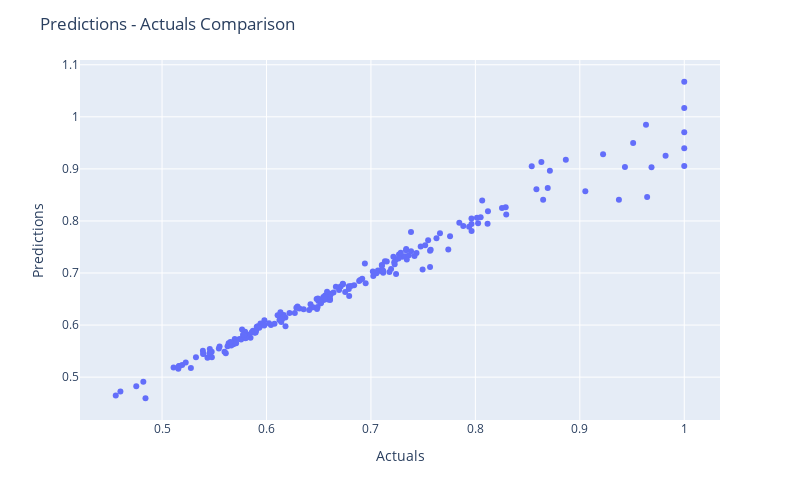

Source (notebook cell):
### Code cell
fig = px.scatter(res_ann, x="Actuals", y="Predictions")

fig.update_layout(
    autosize=False,
    width=800,
    height=500,
    title_text="Predictions - Actuals Comparison",
)

fig.show()

### Figure 1 — Plotly figure (JSON) as saved in the notebook; plotly's stock layout.template omitted (floating-point values rounded to 4 significant figures; data arrays with more than 128 entries replaced by an {"elided": "..."} marker saying what was removed)
{"data": [{"hovertemplate": "Actuals=%{x}<br>Predictions=%{y}<extra></extra>", "legendgroup": "", "marker": {"color": "#636efa", "symbol": "circle"}, "mode": "markers", "name": "", "orientation": "v", "showlegend": false, "type": "scatter", "x": {"elided": "200 float values"}, "xaxis": "x", "y": {"elided": "200 float values"}, "yaxis": "y"}], "layout": {"autosize": false, "height": 500, "legend": {"tracegroupgap": 0}, "margin": {"t": 60}, "title": {"text": "Predictions - Actuals Comparison"}, "width": 800, "xaxis": {"anchor": "y", "autorange": true, "domain": [0, 1], "range": [0.4214, 1.034], "title": {"text": "Actuals"}, "type": "linear"}, "yaxis": {"anchor": "x", "autorange": true, "domain": [0, 1], "range": [0.4176, 1.109], "title": {"text": "Predictions"}, "type": "linear"}}}
